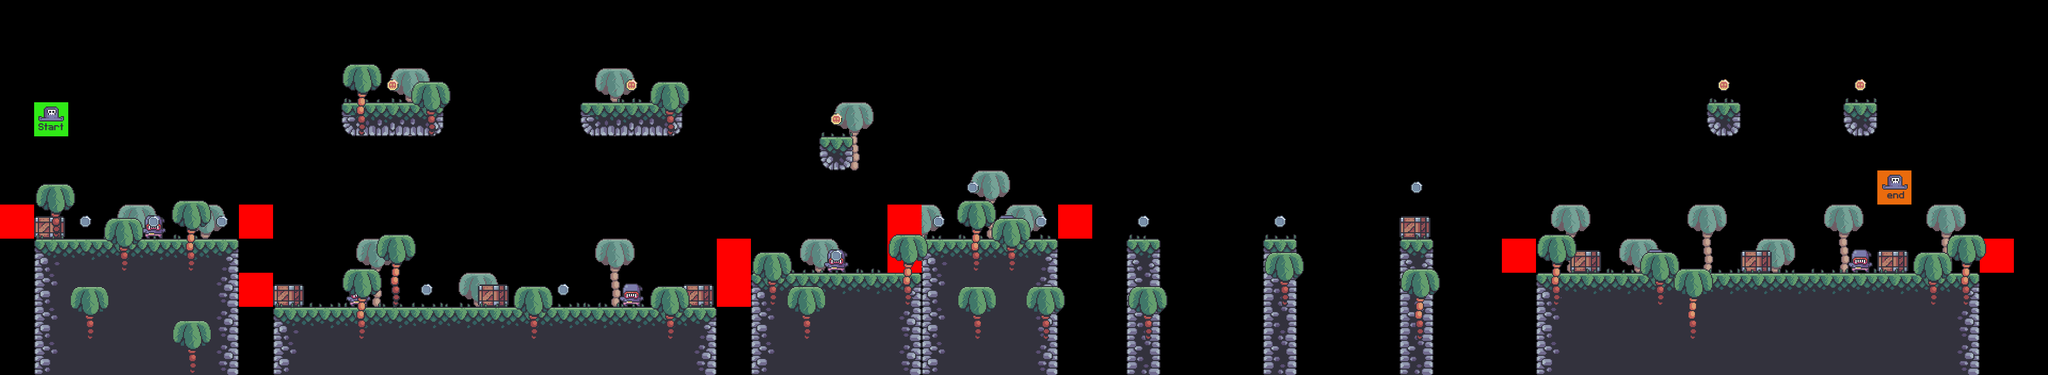

Rendered tile map (Tiled .tmx) drawn with the repository's tilesets; below, a short description and the map source with its tile grids summarised:
An orthogonal 60x11 tile map with 64x64 px tiles, 9 tile layers (bg_palms, terrain, crates, grass, ...), 7 tilesets.

<map version="1.10" tiledversion="1.10.2" orientation="orthogonal" renderorder="right-down" width="60" height="11" tilewidth="64" tileheight="64" infinite="0" nextlayerid="10" nextobjectid="1">
 <editorsettings>
  <export target="../0/level_0.csv" format="csv" />
 </editorsettings>
 <tileset firstgid="1" source="../tilesets/terrain_tiles.tsx" />
 <tileset firstgid="17" source="../tilesets/coin_tiles.tsx" />
 <tileset firstgid="19" source="../tilesets/grass_tiles.tsx" />
 <tileset firstgid="24" source="../tilesets/palms.tsx" />
 <tileset firstgid="27" source="../tilesets/crates.tsx" />
 <tileset firstgid="28" source="../tilesets/player_tiles.tsx" />
 <tileset firstgid="30" source="../tilesets/enemy_tiles.tsx" />
 <layer id="5" name="bg_palms" width="60" height="11">
  <data>[660 cells, 18 non-empty, 1 distinct tile ids]</data>
 </layer>
 <layer id="1" name="terrain" width="60" height="11">
  <data>[660 cells, 141 non-empty, 12 distinct tile ids]</data>
 </layer>
 <layer id="6" name="crates" width="60" height="11">
  <data>[660 cells, 9 non-empty, 1 distinct tile ids]</data>
 </layer>
 <layer id="3" name="grass" width="60" height="11">
  <data>[660 cells, 44 non-empty, 5 distinct tile ids]</data>
 </layer>
 <layer id="8" name="enemies" width="60" height="11">
  <data>[660 cells, 7 non-empty, 1 distinct tile ids]</data>
 </layer>
 <layer id="9" name="constraints" width="60" height="11">
  <data>[660 cells, 10 non-empty, 1 distinct tile ids]</data>
 </layer>
 <layer id="4" name="fg_palms" width="60" height="11">
  <data>[660 cells, 27 non-empty, 2 distinct tile ids]</data>
 </layer>
 <layer id="2" name="coins" width="60" height="11">
  <data>[660 cells, 17 non-empty, 2 distinct tile ids]</data>
 </layer>
 <layer id="7" name="player" width="60" height="11">
  <data>[660 cells, 2 non-empty, 2 distinct tile ids]</data>
 </layer>
</map>
